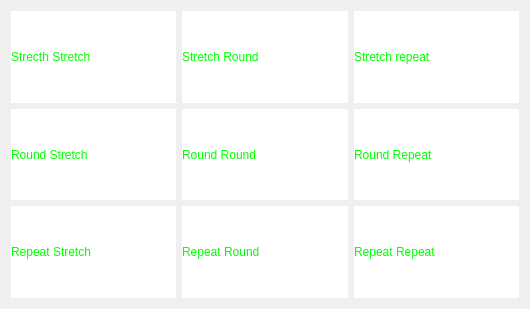
<?xml version="1.0" encoding="UTF-8"?>
<ui version="4.0">
 <class>Form</class>
 <widget class="QWidget" name="Form">
  <property name="geometry">
   <rect>
    <x>0</x>
    <y>0</y>
    <width>530</width>
    <height>309</height>
   </rect>
  </property>
  <property name="windowTitle">
   <string>Form</string>
  </property>
  <property name="styleSheet">
   <string notr="true">QLabel { border-width: 28; color: #0f0; background-color: white; }
 
#label_repeat_repeat {
	border-image: url(&quot;images/borderimage.png&quot;) 28 repeat repeat;
}

#label_stretch_repeat {
	border-image: url(&quot;images/borderimage.png&quot;) 28 stretch repeat;
}

#label_round_repeat {
	border-image: url(&quot;images/borderimage.png&quot;) 28 round repeat;
}


#label_repeat_round {
	border-image: url(&quot;images/borderimage.png&quot;) 28 repeat round;
}

#label_stretch_round {
	border-image: url(&quot;images/borderimage.png&quot;) 28 stretch round;
}

#label_round_round {
	border-image: url(&quot;images/borderimage.png&quot;) 28 round round;
}

#label_repeat_stretch {
	border-image: url(&quot;images/borderimage.png&quot;) 28 repeat stretch;
}

#label_stretch_stretch {
	border-image: url(&quot;images/borderimage.png&quot;) 28 stretch stretch;
}

#label_round_stretch {
	border-image: url(&quot;images/borderimage.png&quot;) 28 round stretch;
}
</string>
  </property>
  <layout class="QGridLayout" name="gridLayout">
   <item row="0" column="0">
    <widget class="QLabel" name="label_stretch_stretch">
     <property name="text">
      <string>Strecth Stretch</string>
     </property>
    </widget>
   </item>
   <item row="0" column="1">
    <widget class="QLabel" name="label_stretch_round">
     <property name="text">
      <string>Stretch Round</string>
     </property>
    </widget>
   </item>
   <item row="0" column="2">
    <widget class="QLabel" name="label_stretch_repeat">
     <property name="text">
      <string>Stretch repeat</string>
     </property>
    </widget>
   </item>
   <item row="1" column="0">
    <widget class="QLabel" name="label_round_stretch">
     <property name="text">
      <string>Round Stretch</string>
     </property>
    </widget>
   </item>
   <item row="1" column="1">
    <widget class="QLabel" name="label_round_round">
     <property name="text">
      <string>Round Round</string>
     </property>
    </widget>
   </item>
   <item row="1" column="2">
    <widget class="QLabel" name="label_round_repeat">
     <property name="text">
      <string>Round Repeat</string>
     </property>
    </widget>
   </item>
   <item row="2" column="0">
    <widget class="QLabel" name="label_repeat_stretch">
     <property name="text">
      <string>Repeat Stretch</string>
     </property>
    </widget>
   </item>
   <item row="2" column="1">
    <widget class="QLabel" name="label_repeat_round">
     <property name="text">
      <string>Repeat Round</string>
     </property>
    </widget>
   </item>
   <item row="2" column="2">
    <widget class="QLabel" name="label_repeat_repeat">
     <property name="text">
      <string>Repeat Repeat</string>
     </property>
    </widget>
   </item>
  </layout>
 </widget>
 <resources/>
 <connections/>
</ui>
